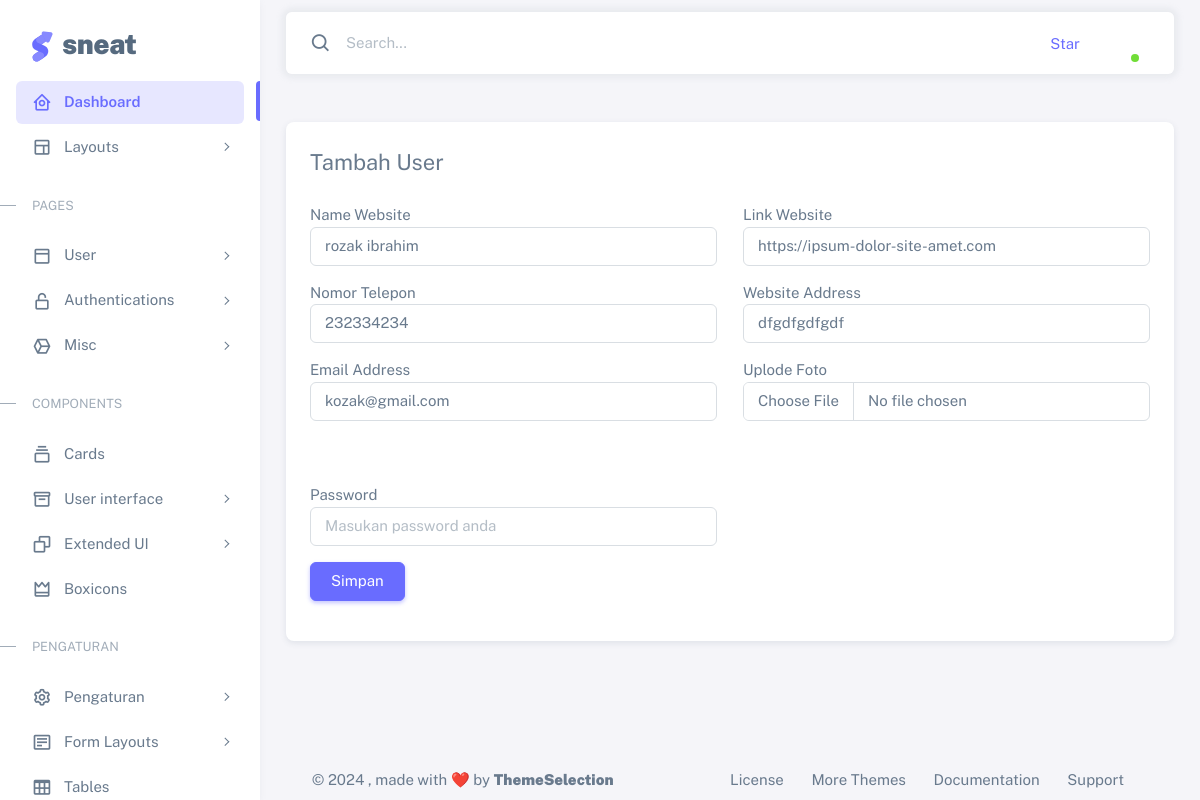
Page /admin/pengaturan-website.php on the committed database.
### tables this page shows
CREATE TABLE `general_setting` (
  `id` int(11) NOT NULL,
  `website_name` varchar(100) DEFAULT NULL,
  `website_link` varchar(100) DEFAULT NULL,
  `website_phone` varchar(100) DEFAULT NULL,
  `website_email` varchar(100) DEFAULT NULL,
  `website_address` text DEFAULT NULL,
  `twitter_link` varchar(100) DEFAULT NULL,
  `fb_link` varchar(100) DEFAULT NULL,
  `ig_link` varchar(100) DEFAULT NULL,
  `linkedin_link` varchar(100) DEFAULT NULL,
  `youtube_link` varchar(100) DEFAULT NULL,
  `logo` varchar(100) DEFAULT NULL,
  `create_at` timestamp NOT NULL DEFAULT current_timestamp(),
  `update_at` timestamp NOT NULL DEFAULT current_timestamp() ON UPDATE current_timestamp()
);

### admin/pengaturan-website.php (the view, shortened to what this page needs)
<?php
include 'koneksi.php' ;
$queryPengaturan = mysqli_query($koneksi, "SELECT * FROM general_setting ORDER BY id DESC");
$rowPengaturan = mysqli_fetch_assoc($queryPengaturan);
?>
<!DOCTYPE html>
<html
  lang="en"
  class="light-style layout-menu-fixed"
  dir="ltr"
  data-theme="theme-default"
  data-assets-path="../asset/admin/assets/"
  data-template="vertical-menu-template-free"
>
  <head>
    <?php include 'inc/head.php' ?>
  </head>
  <body>
    <div class="layout-wrapper layout-content-navbar">
      <div class="layout-container">
       <?php include 'inc/sidebar.php'?>
        <div class="layout-page">
         <?php include 'inc/nav.php' ?>
          <div class="content-wrapper">
              <div class="container">
                <div class="row">
                  <div class="col-sm-12">
                    <div class="card mt-5">
                      <div class="card-header fs-4"><?php echo isset($_rowPengaturan['edit']) ? 'Edit' : 'Tambah' ?> User</div>
                      <div class="card-body">
                        <form action="" method="post" enctype="multipart/form-data">
                            <div class="mb-3 row">
                              <div class="col-sm-6">
                                <div class="mb-3">
                                    <label for="">Name Website</label>
                                    <input type="text" class="form-control" name="website_name" id="" placeholder="Masukan Nama website" value="<?php echo isset($rowPengaturan['website_name']) ? $rowPengaturan['website_name'] : '' ?>" required>
                                </div>
                                <div class="mb-3">
                                    <label for="">Nomor Telepon</label>
                                    <input type="number" class="form-control" name="website_phone" id="" placeholder="Masukan nomor telepon" value="<?php echo isset($rowPengaturan['website_phone']) ? $rowPengaturan['website_phone'] : '' ?>" required>
                                </div>
                                <div class="mb-3">
                                    <label for="">Email Address</label>
                                    <input type="email" class="form-control" name="website_email" id="" placeholder="Masukan email website" value="<?php echo isset($rowPengaturan['website_email']) ? $rowPengaturan['website_email'] : '' ?>" required>
                                </div>
                              </div>
                              <div class="col-sm-6 mb-4">
                              <div class="mb-3">
                              <label for="">Link Website</label>
                              <input type="url" class="form-control" name="website_link" id="" placeholder="Masukan Link Website anda" value="<?php echo isset($rowPengaturan['website_link']) ? $rowPengaturan['website_link'] : '' ?>" required>
                              </div>
                              <div class="mb-3">
                                    <label for="">Website Address</label>
                                    <input type="text" class="form-control" name="website_address" id="" placeholder="Masukan alamat webn" value="<?php echo isset($rowPengaturan['website_address']) ? $rowPengaturan['website_address'] : '' ?>" required>
                                </div>
                                <div class="mb-3">
                                <label for="">Uplode Foto</label>
                                <input type="file" class="form-control" name="foto" id="" >
                                </div>
                              </div>
                              <div class="col-sm-6">
                             <div class="mb-3">
                             <label for="">Password</label>
                             <input type="password" class="form-control" name="password" id="" placeholder="Masukan password anda" >
                             </div>
                              </div>
                              <div class="col-sm-6">
                              </div>
                              <div class="col-sm-6">
                              <button type="submit" class=" btn btn-primary" name="<?php echo isset($_GET['edit']) ? 'edit' : 'simpan' ?>">Simpan</button>
                              </div>
                            </div>
                        </form>
                      </div>
                    </div>
                  </div>
                </div>
              </div>
             <div class="container">
              <div class="row ">
              <?php include 'inc/footer.php'?>
              </div>
             </div>
          </div>
        </div>
      </div>
    </div>
  </body>
</html>

### rows in the picture
general_setting: website_name "rozak ibrahim", website_phone "232334234", website_email "kozak@gmail.com", website_link "https://ipsum-dolor-site-amet.com", website_address "dfgdfgdfgdf"
